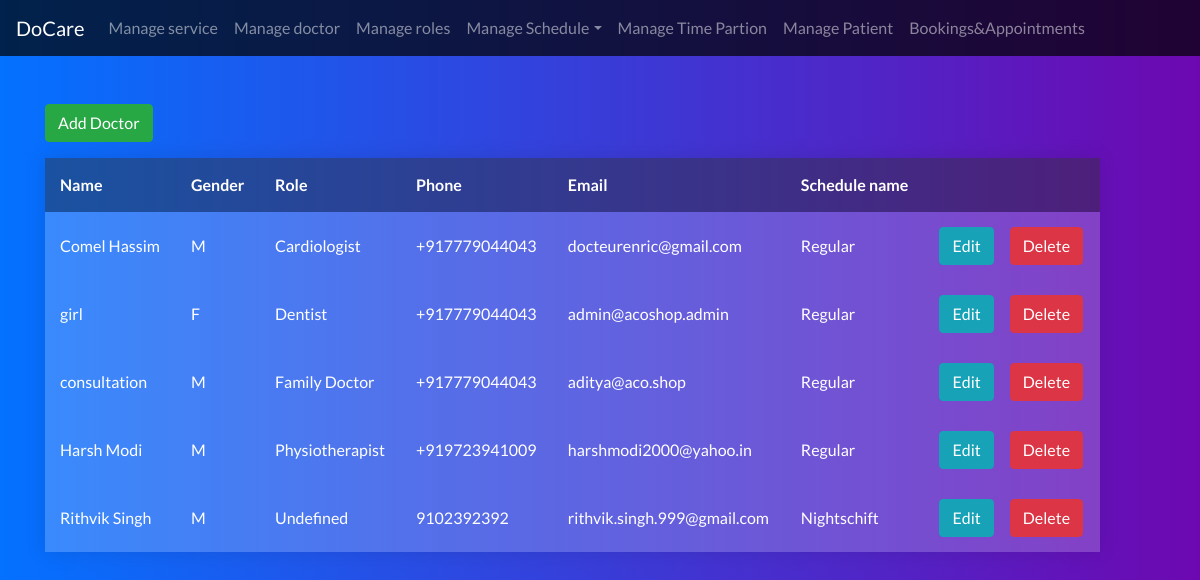
Page /admin/doctorManager.php (signed in) on the committed database.
### tables this page shows
CREATE TABLE `doctor` (
  `id` int NOT NULL,
  `name` varchar(128) NOT NULL,
  `gender` char(1) NOT NULL,
  `profileImage` varchar(256) DEFAULT '0',
  `phone` varchar(15) DEFAULT NULL,
  `email` varchar(128) NOT NULL,
  `username` varchar(256) DEFAULT NULL,
  `password` varchar(256) NOT NULL
);

CREATE TABLE `role` (
  `id` int NOT NULL,
  `name` varchar(128) NOT NULL,
  `service` text NOT NULL
);

CREATE TABLE `schedule_map` (
  `id` int NOT NULL,
  `doctorId` int NOT NULL,
  `schedule_name` varchar(128) NOT NULL
);

### includes/autoloader.include.php (called while the page is built, shortened)
<?php
function autoloader($class)
{
$url=$_SERVER['HTTP_HOST'].$_SERVER['REQUEST_URI'];
if(strpos($url,'includes')!==false)
{
	$path='../../classes/';
}
else
{
	$path='../classes/';
	$extension='.class.php';
}
$fullpath = $path.$class.$extension;
}

### classes/dbAccess.class.php (called while the page is built)
<?php
class DbAccess{
	private $host = "localhost";
	private $user = "root";
	private $pwd = "test1234";
	private $dbname = "docare";
	protected function connect()
	{
		try{
		$dsn = 'mysql:host='.$this->host.';dbname='.$this->dbname;
		$pdo = new PDO($dsn,$this->user,$this->pwd);
		$pdo->setAttribute(PDO::ATTR_ERRMODE, PDO::ERRMODE_EXCEPTION);
		$pdo->setAttribute(PDO::ATTR_DEFAULT_FETCH_MODE, PDO::FETCH_ASSOC);
		return $pdo;
		}
		catch(PDOException $e){
			error_log("Database connection error:".$e->getMessage(), 0);
			die("Database connection error:".$e->getMessage());
		}
	}
}

### classes/doctor.class.php (called while the page is built, shortened)
<?php
class Doctor extends DbAccess{
    private $pdo;
    private $table;
    public function __construct()
    {
        $this->pdo=$this->connect();
        $this->table='doctor';
    }
    public function getAll()
    {
        $sql="SELECT * FROM $this->table";
        $stmt=$this->pdo->prepare($sql);
        $stmt->execute();
        $result=$stmt->fetchAll();
        if(empty($result))
        {
            return false;
        }else{
            return $result;
        }
    }
}
?>

### classes/role.class.php (called while the page is built, shortened)
<?php
class Role extends DbAccess
{
	private $table,$pdo,$service,$name;
	public function __construct()
	{
		$this->pdo=$this->connect();
	}
	public function getUserRole($did)
	{
		$sql=<<<l
		SELECT role.name FROM role_map INNER JOIN role ON role_map.roleId =  role.id WHERE role_map.doctorId=:id
		l;
		$stmt=$this->pdo->prepare($sql);
		$stmt->execute(array(':id' => $did));
		$rows=$stmt->fetch();
		if(empty($rows))
		{
			$result="undefined";
		}else{
			$result=$rows['name'];
		}
		return $result;
	}
}

### classes/scheduler.class.php (called while the page is built, shortened)
<?php
class Scheduler extends DbAccess
{
	private $pdo;
	public function __construct()
	{
		$this->pdo=$this->connect();
	}
	public function getSchedule($id)
	{
		$sql="SELECT schedule_name FROM schedule_map WHERE doctorId=:id";
		$stmt=$this->pdo->prepare($sql);
		$stmt->execute(array(':id'=>$id));
			$row=$stmt->fetch();
			if(empty($row))
			{
				return false;
			}else return $row['schedule_name'];
	}
}

### admin/doctorManager.php (the view, shortened to what this page needs)
<?php
include_once "../includes/autoloader.include.php";
$doctor=new Doctor();
$role=new Role();
$scheduler=new Scheduler();
  ?>
<!DOCTYPE html>
<html>
<head>
	<?php include "header.php"?>
</head>
<body>
<div class="container pt-5">
	<a class="btn btn-success mb-3" href="addDoctor.php">Add Doctor</a>
	<table id="serv">
        <thead>
		<th>Name</th><th>Gender</th><th>Role</th><th>Phone</th><th>Email</th><th>Schedule name</th><th></th>
            </thead>
		<?php
		$doctorList=$doctor->getAll();
		if($doctorList===false)
		{
			echo "No record found!";
		}else{
			foreach ($doctorList as $doc) {
				$r=$role->getUserRole($doc['id']);
				$s=$scheduler->getSchedule($doc['id']);
			echo "<tr>";
			echo "<td>".$doc['name']."</td>";
			echo "<td>".$doc['gender']."</td>";
			echo "<td>".ucwords($r)."</td>";
			echo "<td>".$doc['phone']."</td>";
			echo "<td>".$doc['email']."</td>";
			echo "<td>".ucfirst($s)."</td>";
			echo '<td><a href="editDoctor.php?id='.$doc['id'].'" class="btn btn-info mr-3" >Edit</a><a href="doctorManager.php?delete='.$doc['id'].'"><button type="button" class="btn btn-danger" onclick="return confirm(\'Please confirm deletion\')" >Delete</button></a></td>';
			echo "<tr>";
			}
		}
		 ?>
	</table>
    </div>
</body>
</html>

### admin/header.php (shortened to what this page needs)
<link rel="stylesheet" href="https://maxcdn.bootstrapcdn.com/bootstrap/4.0.0/css/bootstrap.min.css">
<link rel="stylesheet" href="../css/admin.css">

### css/admin.css (style rules this page uses)
body { font-family: 'Lato' !important; background: linear-gradient(to right,rgb(4, 113, 255),rgb(109, 8, 177)) !important; box-sizing: border-box !important; color: white; }
*, *:before, *:after { -webkit-box-sizing: border-box; -moz-box-sizing: border-box; box-sizing: border-box; }
table { width: 95%; border-collapse: collapse; overflow: hidden; box-shadow: 0 0 20px rgba(0, 0, 0, 0.1); }
th, td { padding: 15px; background-color: rgba(255, 255, 255, 0.2); color: #fff; }
th { text-align: left; }
thead th { background: rgba(50, 50, 50, 0.45); }
tbody td { position: relative; }

### rows in the picture
doctor: name "Comel Hassim", gender "M", id.name "Cardiologist", phone "+917779044043", email "docteurenric@gmail.com", id.schedule_name "Regular"
doctor: name "girl", gender "F", id.name "Dentist", phone "+917779044043", email "admin@acoshop.admin", id.schedule_name "Regular"
doctor: name "consultation", gender "M", id.name "Family Doctor", phone "+917779044043", email "aditya@aco.shop", id.schedule_name "Regular"
doctor: name "Harsh Modi", gender "M", id.name "Physiotherapist", phone "+919723941009", email "harshmodi2000@yahoo.in", id.schedule_name "Regular"
doctor: name "Rithvik Singh", gender "M", r "Undefined", phone "9102392392", email "rithvik.singh.999@gmail.com", id.schedule_name "Nightschift"
